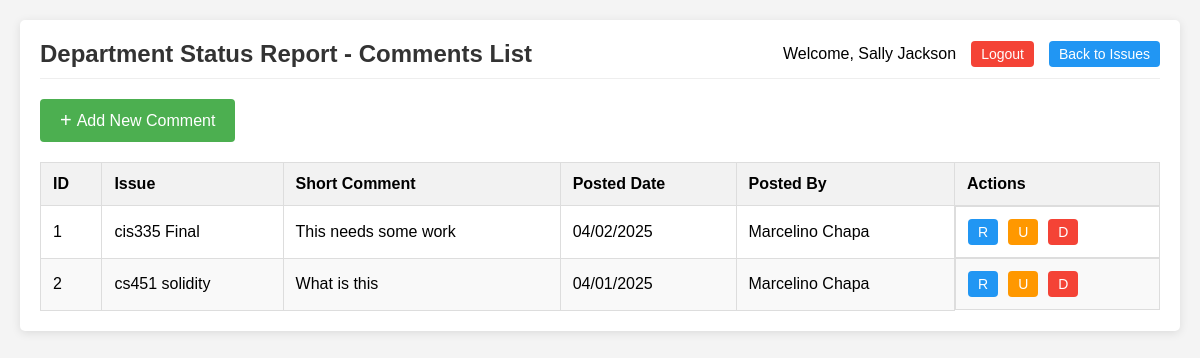
/comments_list.php (signed in), run on the app's committed database.
### tables this page shows
CREATE TABLE `iss_com` (
  `id` int(11) NOT NULL,
  `per_id` int(11) NOT NULL,
  `iss_id` int(11) NOT NULL,
  `short_comment` varchar(255) NOT NULL,
  `long_comment` text NOT NULL,
  `posted_date` date NOT NULL
);

CREATE TABLE `iss_iss` (
  `id` int(11) NOT NULL,
  `short_description` varchar(255) NOT NULL,
  `long_description` text NOT NULL,
  `open_date` date NOT NULL,
  `close_date` date NOT NULL,
  `priority` varchar(255) NOT NULL,
  `org` varchar(255) NOT NULL,
  `project` varchar(255) NOT NULL,
  `per_id` int(11) NOT NULL,
  `pdf_attachment` varchar(255) DEFAULT NULL,
  `creator_id` int(11) NOT NULL
);

### comments_list.php (the view, shortened to what this page needs)
<?php
$pdo = Database::connect();
try {
    $stmt = $pdo->prepare("
        SELECT c.id, c.iss_id, c.short_comment, c.long_comment, c.posted_date,
               CONCAT(p.fname, ' ', p.lname) as posted_by,
               i.short_description as issue_description
        FROM iss_com c
        LEFT JOIN iss_per p ON c.per_id = p.id
        LEFT JOIN iss_iss i ON c.iss_id = i.id
        ORDER BY c.posted_date DESC
    ");
    $stmt->execute();
    $comments = $stmt->fetchAll(PDO::FETCH_ASSOC);
} catch (PDOException $e) {
    $error = "Database error: " . $e->getMessage();
}
function formatDate($date) {
    return $date ? date('m/d/Y', strtotime($date)) : '';
}
function formatDateForInput($date) {
    return $date ? date('Y-m-d', strtotime($date)) : '';
}
$userName = isset($_SESSION['user_name']) ? $_SESSION['user_name'] : 'User';
?>
<!DOCTYPE html>
<html lang="en">
<head>
</head>
<body>
    <div class="container">
        <div class="header">
            <h2>Department Status Report - Comments List</h2>
            <div class="user-info">
                Welcome, <?php echo htmlspecialchars($userName); ?>
                <a href="logout.php" class="logout-btn">Logout</a>
                <a href="issues_list.php" class="issues-btn">Back to Issues</a>
            </div>
        </div>
        <button id="openAddModal" class="add-btn">
            <span class="add-icon">+</span> Add New Comment
        </button>
        <?php if (empty($comments)): ?>
            <div class="no-issues">No comments found in the system.</div>
        <?php else: ?>
            <table>
                <thead>
                    <tr>
                        <th>ID</th>
                        <th>Issue</th>
                        <th>Short Comment</th>
                        <th>Posted Date</th>
                        <th>Posted By</th>
                        <th>Actions</th>
                    </tr>
                </thead>
                <tbody>
                    <?php foreach ($comments as $comment): ?>
                        <tr>
                            <td><?php echo htmlspecialchars($comment['id']); ?></td>
                            <td><?php echo htmlspecialchars($comment['issue_description']); ?></td>
                            <td><?php echo htmlspecialchars($comment['short_comment']); ?></td>
                            <td><?php echo formatDate($comment['posted_date']); ?></td>
                            <td><?php echo htmlspecialchars($comment['posted_by']); ?></td>
                            <td class="actions">
                                <button class="action-btn read-btn"
                                    data-id="<?php echo $comment['id']; ?>"
                                    data-shortcomment="<?php echo htmlspecialchars($comment['short_comment']); ?>"
                                    data-longcomment="<?php echo htmlspecialchars($comment['long_comment']); ?>"
                                    data-issueid="<?php echo htmlspecialchars($comment['iss_id']); ?>"
                                    data-issueDesc="<?php echo htmlspecialchars($comment['issue_description']); ?>"
                                    data-posteddate="<?php echo formatDateForInput($comment['posted_date']); ?>"
                                    data-postedby="<?php echo htmlspecialchars($comment['posted_by']); ?>">R</button>
                                <button class="action-btn update-btn"
                                    data-id="<?php echo $comment['id']; ?>"
                                    data-shortcomment="<?php echo htmlspecialchars($comment['short_comment']); ?>"
                                    data-longcomment="<?php echo htmlspecialchars($comment['long_comment']); ?>"
                                    data-issueid="<?php echo htmlspecialchars($comment['iss_id']); ?>"
                                    data-posteddate="<?php echo formatDateForInput($comment['posted_date']); ?>">U</button>
                                <button class="action-btn delete-btn"
                                    data-id="<?php echo $comment['id']; ?>"
                                    data-shortcomment="<?php echo htmlspecialchars($comment['short_comment']); ?>"
                                    data-issuedesc="<?php echo htmlspecialchars($comment['issue_description']); ?>">D</button>
                            </td>
                        </tr>
                    <?php endforeach; ?>
                </tbody>
            </table>
        <?php endif; ?>
    </div>
</body>
</html>

### comments_list.php (style rules this page uses)
body { font-family: Arial, sans-serif; background-color: #f4f4f4; margin: 0; padding: 20px; }
.container { max-width: 1200px; margin: 0 auto; background-color: white; border-radius: 5px; box-shadow: 0 2px 10px rgba(0, 0, 0, 0.1); padding: 20px; }
.header { display: flex; justify-content: space-between; align-items: center; margin-bottom: 20px; padding-bottom: 10px; border-bottom: 1px solid #eee; }
.header h2 { margin: 0; color: #333; }
.user-info { display: flex; align-items: center; }
.logout-btn, .issues-btn { margin-left: 15px; padding: 5px 10px; background-color: #f44336; color: white; border: none; border-radius: 4px; cursor: pointer; text-decoration: none; font-size: 14px; }
.issues-btn { background-color: #2196F3; }
.add-btn { padding: 10px 20px; background-color: #4CAF50; color: white; border: none; border-radius: 4px; cursor: pointer; font-size: 16px; display: flex; align-items: center; }
.add-icon { font-size: 20px; margin-right: 5px; }
table { width: 100%; border-collapse: collapse; margin-top: 20px; }
th, td { border: 1px solid #ddd; padding: 12px; text-align: left; }
th { background-color: #f2f2f2; font-weight: bold; }
tr:nth-child(even) { background-color: #f9f9f9; }
.actions { display: flex; gap: 10px; }
.action-btn { padding: 5px 10px; border: none; border-radius: 4px; cursor: pointer; color: white; text-decoration: none; font-size: 14px; }
.read-btn { background-color: #2196F3; }
.update-btn { background-color: #ff9800; }
.delete-btn { background-color: #f44336; }

### data on the page
iss_com: id "1", iss_iss.short_description "cis335 Final", short_comment "This needs some work", posted_date "04/02/2025", posted_by "Marcelino Chapa"
iss_com: id "2", iss_iss.short_description "cs451 solidity", short_comment "What is this", posted_date "04/01/2025", posted_by "Marcelino Chapa"

### other printed values
$userName "Sally Jackson"
